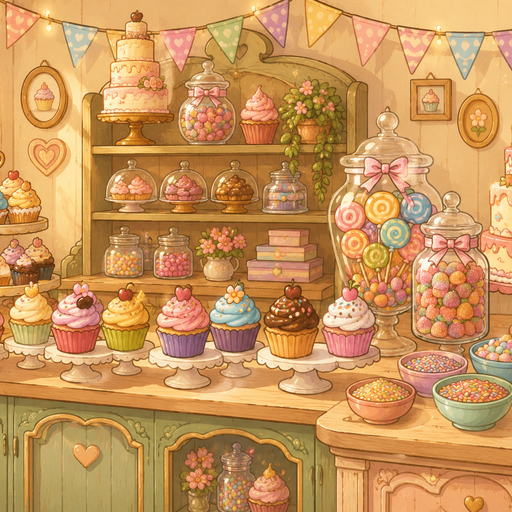
#> input picture assets/images/backgrounds/confection_counter_bg.png, 512 x 512 px
$ python -i make_animated_bg.py   (imports and definitions only)
#> lines starting #> are read from the running program, lines starting #| are printed output that depends on the picture
#!/usr/bin/env python3
"""Turn ONE generated background scene into N animation frames for the
ANIMATED_BACKGROUNDS ping-pong cross-fade (constants/animatedBackgrounds.ts).

Usage: make_animated_bg.py <scene.png> <id> [num_frames=5]

Generating N coherent frames from ChatGPT is unreliable, so instead we derive
them procedurally from one scene: a layer of twinkling stars (fixed positions,
per-frame brightness) over a very gently drifting + breathing copy of the
scene. The cross-fade between frames reads as a living, shimmering sky. Writes
assets/images/backgrounds/<id>_1.png .. _N.png (512x512, opaque).
"""
import sys, os
import numpy as np
from PIL import Image, ImageDraw, ImageFilter

SIZE = 512


def main(src, out_id, n=5):
#> called with out_id = 'out.png', n = 5
    base = Image.open(src).convert("RGB")
#> base is the input picture: PIL image 512x512 RGB; mean R, G, B 201.4, 148.4, 90.5
    w, h = base.size
#> w = 512; h = 512
    s = min(w, h)
#> s = 512
    base = base.crop(((w - s) // 2, (h - s) // 2, (w - s) // 2 + s, (h - s) // 2 + s))
    base = base.resize((SIZE, SIZE), Image.LANCZOS)

    rng = np.random.RandomState(7)  # deterministic star field
    n_stars = 46
    stars = [
        (int(rng.uniform(0.04, 0.96) * SIZE),
         int(rng.uniform(0.04, 0.96) * SIZE),
         rng.uniform(1.3, 3.4),          # radius
         rng.uniform(0.0, 1.0))          # twinkle phase
        for _ in range(n_stars)
    ]

    os.makedirs("assets/images/backgrounds", exist_ok=True)
    for i in range(n):
        t = i / n
        # gentle drift (a few px of parallax) + breathing zoom
        dx = int(round(3 * np.sin(2 * np.pi * t)))
        dy = int(round(2 * np.cos(2 * np.pi * t)))
        zoom = 1.0 + 0.02 * (0.5 + 0.5 * np.sin(2 * np.pi * t))
        zw = int(SIZE * zoom)
        fr = base.resize((zw, zw), Image.LANCZOS)
        ox = (zw - SIZE) // 2 - dx
        oy = (zw - SIZE) // 2 - dy
        frame = fr.crop((ox, oy, ox + SIZE, oy + SIZE)).convert("RGB")
        # subtle overall brightness breathe
        arr = np.asarray(frame).astype(np.float32) * (1.0 + 0.03 * np.sin(2 * np.pi * t))
        frame = Image.fromarray(np.clip(arr, 0, 255).astype(np.uint8), "RGB")

        # twinkle layer
        star = Image.new("RGBA", (SIZE, SIZE), (0, 0, 0, 0))
        sd = ImageDraw.Draw(star)
        for (sx, sy, r, ph) in stars:
            tw = (0.5 + 0.5 * np.sin(2 * np.pi * (t + ph))) ** 1.5
            if tw < 0.06:
                continue
            a = int(200 * tw)
            rr = r * (0.7 + 0.6 * tw)
            sd.ellipse([sx - rr, sy - rr, sx + rr, sy + rr], fill=(255, 252, 235, a))
            # soft cross glint on the brightest
            if tw > 0.7:
                g = int(120 * (tw - 0.7) / 0.3)
                sd.line([sx - rr * 2.4, sy, sx + rr * 2.4, sy], fill=(255, 255, 245, g), width=1)
                sd.line([sx, sy - rr * 2.4, sx, sy + rr * 2.4], fill=(255, 255, 245, g), width=1)
        star = star.filter(ImageFilter.GaussianBlur(0.6))
        out = Image.alpha_composite(frame.convert("RGBA"), star).convert("RGB")
        path = f"assets/images/backgrounds/{out_id}_{i+1}.png"
        out.save(path)
        print(f"  {path}")
#> this loop made 5 passes
#> pass 1, in main, `frame = fr.crop((ox, oy, ox + SIZE, oy + SIZE)).convert("RGB")`:
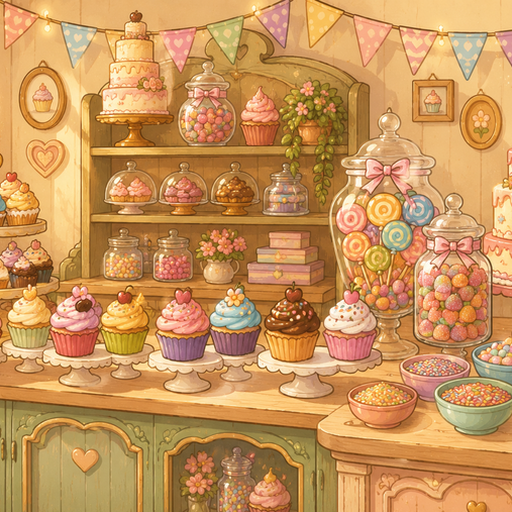
#> frame: PIL image 512x512 RGB; mean R, G, B 201.4, 148.4, 90.5
#> after the loop:
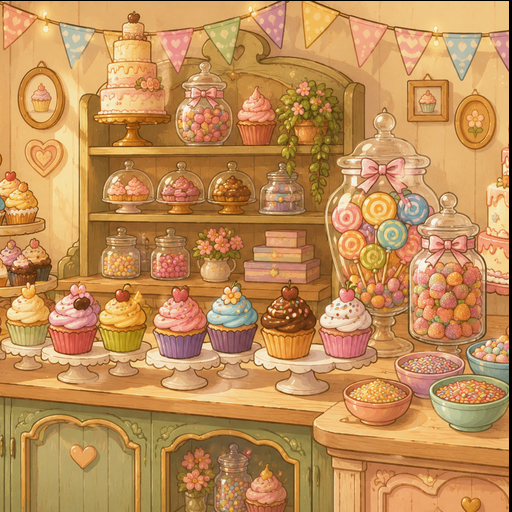
#> arr: shape (512, 512, 3) float32; mean R, G, B 194.1, 143, 87.2
    print(f"wrote {n} frames for {out_id}")


# [4 lines not run here, left out]

>>> result = main('../assets/images/backgrounds/confection_counter_bg.png', 'out.png')
